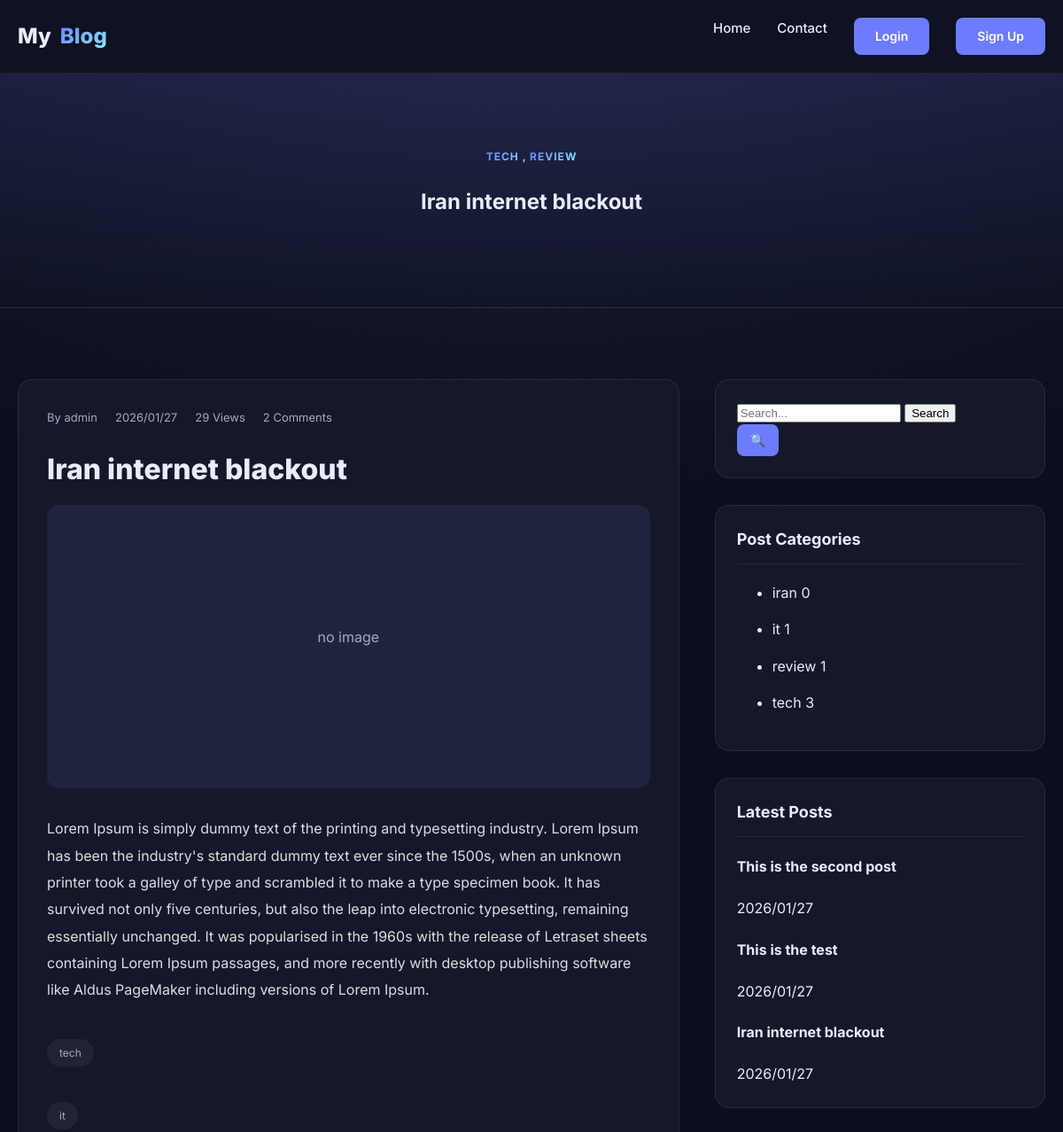
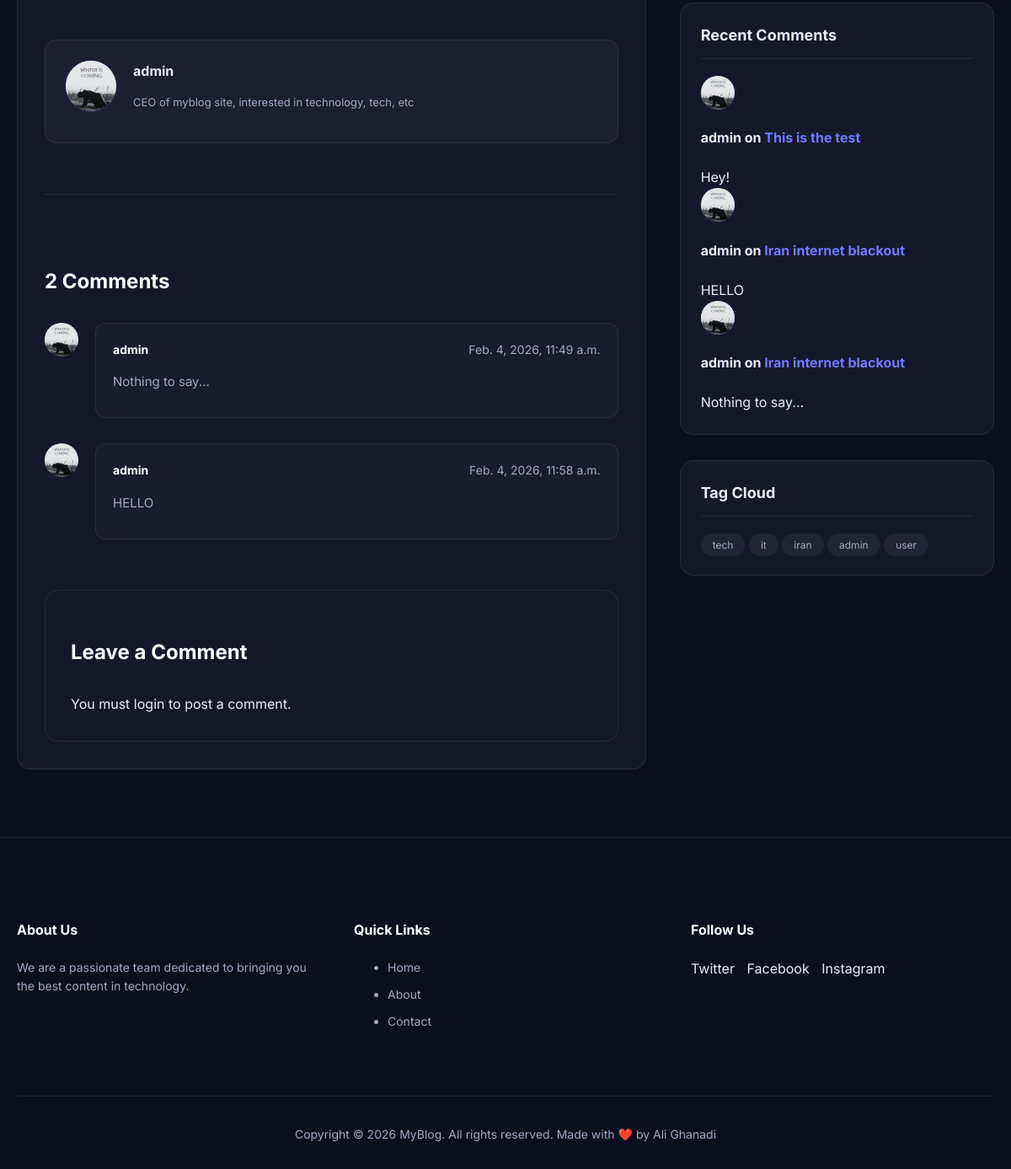
/1/, run on the app's committed database (2 pictures, top to bottom).
### posts/models.py (models this page shows, shortened)
class Category(models.Model):
    name = models.CharField(max_length=100, unique=True)
    slug = models.SlugField(unique=True)
    class Meta:
      verbose_name_plural = "Categories"

class Post(models.Model):
    img = models.ImageField(upload_to='blog_images/', blank=True, null=True)
    title = models.CharField(max_length=200)
    content = models.TextField()
    author = models.ForeignKey(
        settings.AUTH_USER_MODEL,
        on_delete=models.CASCADE,
        related_name="posts"
    )
    created_date = models.DateTimeField(auto_now_add=True)
    updated_date = models.DateTimeField(auto_now=True)
    status = models.BooleanField(default=True)
    def __str__(self):
        return f"{self.title}"
    category = models.ManyToManyField(
        Category,
        related_name="posts",
        blank=True
    )
    tag = models.ManyToManyField(
        Tag,
        related_name="posts",
        blank=True
    )
    counted_views = models.IntegerField(default=0)
    @property
    def active_comment_count(self):
        return self.comments.filter(is_active=1).count()

class Tag(models.Model):
    name = models.CharField(max_length=100, unique=True)
    slug = models.SlugField(unique=True)

class Comment(models.Model):
    post = models.ForeignKey(
        Post,
        on_delete=models.CASCADE,
        related_name='comments'
    )
    user_comment = models.ForeignKey(
        settings.AUTH_USER_MODEL,
        on_delete=models.CASCADE,
        related_name="user_comment"
    )
    content = models.TextField()
    is_active = models.BooleanField(default=False)
    created_at = models.DateTimeField(auto_now_add=True)

### accounts/models.py (models this page shows)
class CustomUser(AbstractUser):
    email = models.EmailField(unique=True)
    first_name = models.CharField(max_length=50)
    last_name = models.CharField(max_length=50)
    phone_number = models.CharField(max_length=20, blank=False, null=False)
    profile_picture = models.ImageField(upload_to='profiles/', blank=True, null=True)
    biography = models.TextField(default="No bio")
    def __str__(self):
        return self.username

### posts/views.py (the view)
# urls.py: path("<int:pid>/", single_post, name="single"),
def single_post(request, pid):
    post = get_object_or_404(Post, id=pid)
    post.counted_views += 1
    post.save()
    tags = Tag.objects.all()
    categories = Category.objects.annotate(
        post_count=Count('posts', distinct=True)
    )
    if request.method == 'POST' and request.user.is_authenticated:
        form = CommentForm(request.POST)
        if form.is_valid():
            comment = form.save(commit=False)
            comment.post = post
            comment.user_comment = request.user
            comment.save()
            messages.add_message(request,messages.SUCCESS,'Your comment has been submitted. It will appear after the admin confirmation.')
            return redirect('blog:single', post.id)
        else:
            messages.add_message(request,messages.ERROR,'Your comment has not been submitted.')
    else:
     form = CommentForm()
    active_comments = post.comments.filter(is_active=True)
    return render(request, 'blog/single.html',{
        'post': post,
        'categories': categories,
        'form': form,
        'comment_count': active_comments.count(),
        'tags': tags,
    })

### posts/forms.py
class CommentForm(forms.ModelForm):
    captcha = CaptchaField()
    class Meta:
        model = Comment
        fields = ['content', 'captcha']
        widgets = {
            'content': forms.Textarea(attrs={
                'class': 'form-control',
                'placeholder': '...',
            }),
        }

### posts/templatetags/blog_tags.py (called while the page is built)
@register.inclusion_tag('blog/partials/sidebar/latest_posts.html')
def show_latest_posts():
    posts = Post.objects.all().order_by('-id')[:3]
    return {'posts': posts}

@register.inclusion_tag('blog/partials/sidebar/recent_comments.html')
def show_recent_comments(count=3):
    comments = Comment.objects.filter(is_active=1).order_by('-created_at')[:3]
    return {'comments': comments}

### templates/blog/single.html (shortened to what this page needs)
{% extends 'base.html' %}
{% load blog_tags %}
{% block content %}
<section class="hero">
  <div class="container">
    {% for category in post.category.all %}
    <span class="badge">{{category.name}} {% if not forloop.last %}, {% endif %}</span>
    {% empty %}
    <span class="badge">No Category</span>
    {% endfor %}
    <h1>{{post.title}}</h1>
  </div>
</section>
<section class="main-area">
  <div class="container layout-grid">
    <article class="single-post">
      <div class="single-meta">
        <span>By {{post.author}}</span>
        <span>{{post.created_date|date:"Y/m/d"}}</span>
        <span>{{post.counted_views}} Views</span>
        <span>{{post.active_comment_count}} Comments</span>
      </div>
      <h2 class="single-title">{{post.title}}</h2>
      <div class="single-image">
        {% if post.img %}
          <img src="{{post.img.url}}" alt="{{ post.title }}">
        {% else %}
          <div style="background: #1f243d; height: 240px; border-radius: 12px; margin-bottom: 20px; display: flex; align-items: center; justify-content: center; color: var(--muted);">no image</div>
        {% endif %}
      </div>
      <div class="single-content">
        <p>{{post.content}}</p>
      </div>
      {% for tag in post.tag.all %}
      <div class="post-tags">
        <span class="tag">{{tag.name}}</span>
      </div>
      {% empty %}
      <div class="post-tags"><span class="tag">No tags</span></div>
      {% endfor %}
      <div class="author-box">
      {% if post.author.profile_picture %}
        <div class="author-avatar" style="width: 60px; height: 60px; border-radius: 50%; background: var(--accent); overflow: hidden; display: grid; place-items: center; flex-shrink: 0;">
          <img src="{{post.author.profile_picture.url}}" alt="{{post.author.username}}" style="width: 100%; height: 100%; object-fit: cover;">
        </div>
      {% else %}
      <div class="author-avatar" style="width: 40px; height: 40px; border-radius: 50%; background: var(--accent); overflow: hidden; display: grid; place-items: center; flex-shrink: 0;">
        </div>
      {% endif %}
        <div class="author-info">
          <h4>{{post.author}}</h4>
          <p>{{post.author.biography}}</p>
        </div>
      </div>
      {% include 'blog/comment.html' %}
    </article>
    <aside class="sidebar-widgets">
      {% include 'blog/partials/sidebar/search.html' %}
      {% include 'blog/partials/sidebar/categories.html' %}
      {% show_latest_posts %}
      {% show_recent_comments %}
      {% include 'blog/partials/sidebar/tag_cloud.html' %}
    </aside>
  </div>
</section>
{% endblock %}

### templates/blog/comment.html (shortened to what this page needs)
<div class="comments-area">
  <h3 class="comments-title">{{ comment_count }} Comment{{comment_count|pluralize }}</h3>
  <div class="comment-list">
    {% for comment in post.comments.all %}
       {% if comment.is_active %}
    <div class="comment-item">
      <div class="comment-avatar" style="width: 40px;
    height: 40px;
    border-radius: 50%;
    overflow: hidden;
    display: flex;
    align-items: center;
    justify-content: center;
    flex-shrink: 0;
    background: #1f243d;">
        {% if comment.user_comment.profile_picture %}
          <img src="{{comment.user_comment.profile_picture.url}}" alt="{{ comment.user_comment.username }}" style="width: 100%; height: 100%; object-fit: cover;">
        {% else %}
          <div style="background: #1f243d; width: 100%; height: 100%; display: flex; align-items: center; justify-content: center; color: var(--muted); font-size: 10px;"></div>
        {% endif %}
      </div>
      <div class="comment-body">
        <div class="comment-header">
          <span class="comment-author">{{ comment.user_comment.username }}</span>
          <span class="comment-date">{{comment.created_at}}</span>
        </div>
        <p class="comment-text">{{comment.content}}</p>
      </div>
    </div>
    {% endif %}
    {% empty %}
    <p>No comments yet. Be the first to share your thoughts!</p>
    {% endfor %}
  </div>
  <div class="comment-form-wrap">
    <h3 class="comments-title">Leave a Comment</h3>
    {% if user.is_authenticated %}
    <form action="" class="comment-form" method="POST">
        {% for message in messages %}
        {{message}}
        {% endfor %}
        <div class="form-group half">
          <div>Logged in as: {{user.username}}</div>
        </div>
      {% csrf_token %}
      <div class="form-group">
        {{form.content}}
        {{form.content.errors}}
      </div>
      <div class="form-row">
      </div>
      <div class="form-group">
        {{ form.captcha }}
        {{ form.captcha.errors }}
      </div>
      <button type="submit" class="btn">Post Comment</button>
    </form>
    {% else %}
          <div class="form-group">
       You must login to post a comment.
      </div>
    {% endif %}
  </div>
</div>

### templates/blog/partials/sidebar/categories.html
<div class="widget">
  <h3 class="widget-title">Post Categories</h3>
  {% for category in categories %}
  <ul class="cat-list">
    <li><a href="{% url 'blog:cat' category_slug=category.slug %}">{{category.name}}</a> <span>{{category.post_count}}</span></li>
  </ul>
{% endfor %}
</div>

### templates/blog/partials/sidebar/latest_posts.html (shortened to what this page needs)
<div class="widget">
  <h3 class="widget-title">Latest Posts</h3>
  <div class="mini-post">
    <div class="mini-details">
      {% for post in posts %}
      <h4><a href="{% url 'blog:single' pid=post.id %}">{{post.title}}</a></h4>
      <span class="date">{{post.created_date|date:"Y/m/d"}}</span>
      {% endfor %}
    </div>
  </div>
</div>

### templates/blog/partials/sidebar/recent_comments.html
<div class="widget">
  <h3 class="widget-title">Recent Comments</h3>
  {% for comment in comments %}
  <div class="mini-post">
    <div style="width: 40px; height: 40px; border-radius: 50%; background: var(--accent); overflow: hidden; display: grid; place-items: center; flex-shrink: 0;">
        {% if comment.user_comment.profile_picture %}
          <img src="{{comment.user_comment.profile_picture.url}}" alt="{{ comment.user_comment.username }}" style="width: 100%; height: 100%; object-fit: cover;">
        {% else %}
          <div style="background: #1f243d; width: 100%; height: 100%; display: flex; align-items: center; justify-content: center; color: var(--muted); font-size: 10px;"></div>
        {% endif %}
    </div>
    <div class="mini-details">
      <h4>{{comment.user_comment}} on <a href="#" style="color: var(--accent);">{{comment.post}}</a></h4>
      <span class="date">{{comment.content}}</span>
    </div>
  </div>
  {% endfor %}
</div>

### templates/blog/partials/sidebar/tag_cloud.html
<div class="widget">
  <h3 class="widget-title">Tag Cloud</h3>
  <div class="tag-cloud">
    {% for tag in tags %}
      <a href="{% url 'blog:tag' tag_slug=tag.slug %}" class="tag">{{ tag.name }}</a>
    {% empty %}
      <span class="muted">No tags yet</span>
    {% endfor %}
  </div>
</div>

### templates/base.html (style rules this page uses)
:root { --bg:#0f1220; --card:#15182b; --muted:#a2a8c7; --text:#e9ecff; --accent:#6c7cff; --accent-hover:#5a6ae6; --accent-2:#89f0ff; --border:rgba(255,255,255,.08); --gradient:linear-gradient(135deg,var(--accent),var(--accent-2)); }
* { box-sizing:border-box }
body { margin:0;font-family:Inter,system-ui,sans-serif;background:radial-gradient(1200px 600px at 50% 0%,#1a1e38,#0b0e1c),var(--bg);color:var(--text);line-height:1.6 }
a { text-decoration:none;color:inherit;transition:.2s }
.container { max-width:1200px;margin:0 auto;padding:0 20px }
.badge { background:var(--gradient);-webkit-background-clip:text;-webkit-text-fill-color:transparent;font-weight:700;text-transform:uppercase;font-size:12px;letter-spacing:1px }

### templates/blog/single.html (style rules this page uses)
.hero { padding:80px 0;text-align:center;background:linear-gradient(180deg,rgba(108,124,255,.1),transparent);border-bottom:1px solid var(--border) }
.main-area { padding:80px 0 }
.layout-grid { display:grid;grid-template-columns:1fr;gap:40px }
@media (min-width:992px) { .layout-grid { grid-template-columns:2fr 1fr } }
.single-post { background:var(--card);border:1px solid var(--border);border-radius:16px;padding:32px }
.single-meta { display:flex;gap:20px;font-size:13px;color:var(--muted);margin-bottom:20px;flex-wrap:wrap }
.single-title { font-size:32px;font-weight:800;line-height:1.3;margin-bottom:20px }
.single-image { width:100%;height:320px;background:#1f243d;border-radius:14px;margin-bottom:30px;overflow:hidden;display:flex;align-items:center;justify-content:center;color:var(--muted) }
.single-content { line-height:1.9;color:#ddd }
.single-content p { margin-bottom:18px }
.post-tags { margin-top:40px;display:flex;gap:10px;flex-wrap:wrap }
.tag { padding:6px 14px;background:rgba(255,255,255,0.05);border-radius:20px;font-size:12px;color:var(--muted) }
.author-box { margin-top:50px;padding:24px;background:rgba(255,255,255,0.03);border-radius:14px;border:1px solid var(--border);display:flex;gap:20px }
.author-avatar { width:70px;height:70px;border-radius:50%;background:#2a2e45 }
.author-info h4 { margin:0 0 8px }
.author-info p { font-size:13px;color:var(--muted) }
.widget { background:var(--card);padding:24px;border-radius:16px;border:1px solid var(--border);margin-bottom:30px }
.widget-title { font-size:18px;font-weight:700;margin:0 0 20px;border-bottom:1px solid var(--border);padding-bottom:12px }

### templates/blog/comment.html (style rules this page uses)
.comments-area { margin-top: 60px; border-top: 1px solid var(--border); padding-top: 60px; }
.comments-title { font-size: 24px; font-weight: 700; margin-bottom: 30px; color: white; }
.comment-item { display: flex; gap: 20px; margin-bottom: 30px; }
.comment-avatar { width: 50px; height: 50px; border-radius: 50%; background: #2a2e45; flex-shrink: 0; }
.comment-body { flex: 1; background: rgba(255,255,255,0.02); padding: 20px; border-radius: 12px; border: 1px solid var(--border); }
.comment-header { display: flex; justify-content: space-between; margin-bottom: 10px; font-size: 14px; }
.comment-author { font-weight: 700; color: white; }
.comment-date { color: var(--muted); }
.comment-text { color: var(--muted); font-size: 15px; line-height: 1.6; margin-bottom: 10px; }
.comment-form-wrap { margin-top: 60px; background: var(--card); padding: 30px; border-radius: 16px; border: 1px solid var(--border); }

### data on the page
Category: name "TECH", name "tech", post_count "3"
Category: name "REVIEW", name "review", post_count "1"
Post: title "Iran internet blackout", author "admin", created_date "2026/01/27", counted_views "29", active_comment_count "2", content "Lorem Ipsum is simply dummy text of the printing and typesetting industry. Lorem Ipsum has been the industry's standard dummy text ever since the 1500s, when an unknown printer took a galley of type and scrambled it to make a type specimen book. It has survived not only five centuries, but also the leap into electronic typesetting, remaining essentially unchanged. It was popularised in the 1960s with the release of Letraset sheets containing Lorem Ipsum passages, and more recently with desktop publishing software like Aldus PageMaker including versions of Lorem Ipsum.", author.profile_picture (picture), author.biography "CEO of myblog site, interested in technology, tech, etc"
Tag: name "tech"
Tag: name "it"
Comment: user_comment.profile_picture (picture), user_comment.username "admin", created_at "Feb. 4, 2026, 11:49 a.m.", content "Nothing to say...", user_comment "admin", post "Iran internet blackout"
Comment: user_comment.profile_picture (picture), user_comment.username "admin", created_at "Feb. 4, 2026, 11:58 a.m.", content "HELLO", user_comment "admin", post "Iran internet blackout"
Category: name "iran", post_count "0"
Category: name "it", post_count "1"
Post: title "This is the second post", created_date "2026/01/27"
Post: title "This is the test", created_date "2026/01/27"
Comment: user_comment.profile_picture (picture), user_comment "admin", post "This is the test", content "Hey!"
Tag: name "iran"
Tag: name "admin"
Tag: name "user"

### other printed values
{{ comment_count }} "2"
